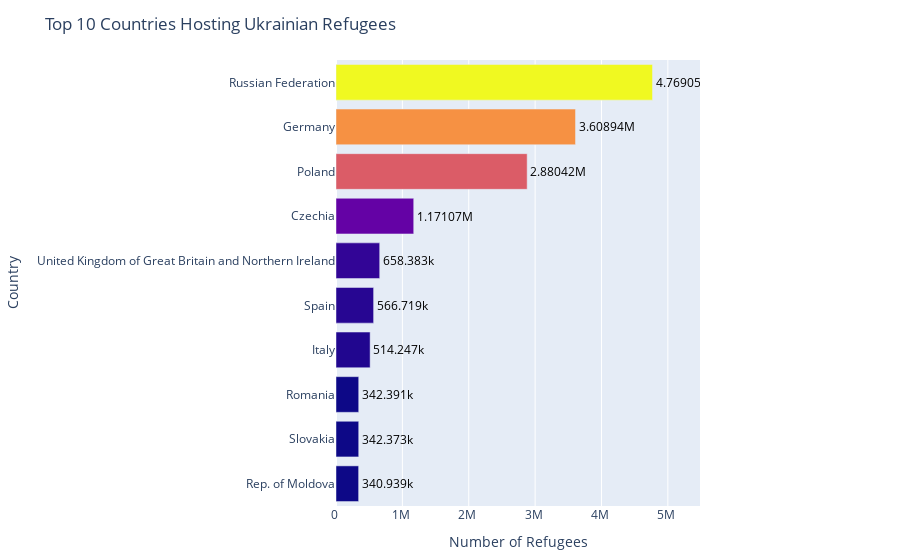

Here is the notebook cell this chart was saved with:
### Code cell
def plot_top_refugee_countries(data):
    """
    Creates a horizontal bar plot of top 10 countries by refugee count.
    """
    # Aggregate and sort data
    top_countries = (
        data.groupby(['asylum_country', 'asylum_country_iso'], as_index=False)
        .agg(total_refugees=('refugees', 'sum'))
        .sort_values('total_refugees', ascending=False)
        .head(10)
        .sort_values('total_refugees', ascending=True)
    )

    # Create plot with SI formatting
    fig = px.bar(
        top_countries,
        x='total_refugees',
        y='asylum_country',
        orientation='h',
        text='total_refugees',
        hover_data={'asylum_country_iso': True, 'total_refugees': ':,', 'asylum_country': False},
        color='total_refugees',
        color_continuous_scale=px.colors.sequential.Plasma,
        title='Top 10 Countries Hosting Ukrainian Refugees',
        labels={'total_refugees': 'Number of Refugees', 'asylum_country': 'Country'}
    )

    # Customize layout
    max_refugees = top_countries['total_refugees'].max()
    fig.update_layout(
        margin={"r": 200, "t": 60, "l": 150, "b": 40},
        coloraxis_showscale=False,
        yaxis={'categoryorder': 'total ascending'},
        xaxis={
            'showgrid': True,
            'ticksuffix': ' ',
            'tickformat': '~s',
            'range': [0, max_refugees * 1.15]
        },
        hoverlabel={'bgcolor': 'white'}
    )

    # Format numbers and text
    fig.update_traces(
        texttemplate='%{text:~s}',
        textposition='outside',
        textfont_size=12,
        hovertemplate='<b>%{y}</b> (%{customdata[0]})<br>Refugees: %{x:,}<extra></extra>',
        textfont_color='black'
    )

    # Save and show
    fig.show()
    fig.write_image('img/top_10_refugee_countries.png',
                   scale=2,
                   width=1600,
                   height=800)

plot_top_refugee_countries(ua_displacement_cleaned)

### Figure 1 — Plotly figure (JSON) as saved in the notebook; plotly's stock layout.template omitted (floating-point values rounded to 4 significant figures)
{"data": [{"alignmentgroup": "True", "customdata": [["MDA"], ["SVK"], ["ROU"], ["ITA"], ["ESP"], ["GBR"], ["CZE"], ["POL"], ["DEU"], ["RUS"]], "hovertemplate": "<b>%{y}</b> (%{customdata[0]})<br>Refugees: %{x:,}<extra></extra>", "legendgroup": "", "marker": {"color": [340939, 342373, 342391, 514247, 566719, 658383, 1171067, 2880424, 3608935, 4769051], "coloraxis": "coloraxis", "pattern": {"shape": ""}}, "name": "", "offsetgroup": "", "orientation": "h", "showlegend": false, "text": [340939, 342373, 342391, 514247, 566719, 658383, 1171067, 2880424, 3608935, 4769051], "textfont": {"color": "black", "size": 12}, "textposition": "outside", "texttemplate": "%{text:~s}", "type": "bar", "x": [340939, 342373, 342391, 514247, 566719, 658383, 1171067, 2880424, 3608935, 4769051], "xaxis": "x", "y": ["Rep. of Moldova", "Slovakia", "Romania", "Italy", "Spain", "United Kingdom of Great Britain and Northern Ireland", "Czechia", "Poland", "Germany", "Russian Federation"], "yaxis": "y"}], "layout": {"barmode": "relative", "coloraxis": {"colorbar": {"title": {"text": "Number of Refugees"}}, "colorscale": [[0, "#0d0887"], [0.1111, "#46039f"], [0.2222, "#7201a8"], [0.3333, "#9c179e"], [0.4444, "#bd3786"], [0.5556, "#d8576b"], [0.6667, "#ed7953"], [0.7778, "#fb9f3a"], [0.8889, "#fdca26"], [1, "#f0f921"]], "showscale": false}, "hoverlabel": {"bgcolor": "white"}, "legend": {"tracegroupgap": 0}, "margin": {"b": 40, "l": 150, "r": 200, "t": 60}, "title": {"text": "Top 10 Countries Hosting Ukrainian Refugees"}, "xaxis": {"anchor": "y", "domain": [0, 1], "range": [0, 5484000.0], "showgrid": true, "tickformat": "~s", "ticksuffix": " ", "title": {"text": "Number of Refugees"}}, "yaxis": {"anchor": "x", "categoryorder": "total ascending", "domain": [0, 1], "title": {"text": "Country"}}}}
